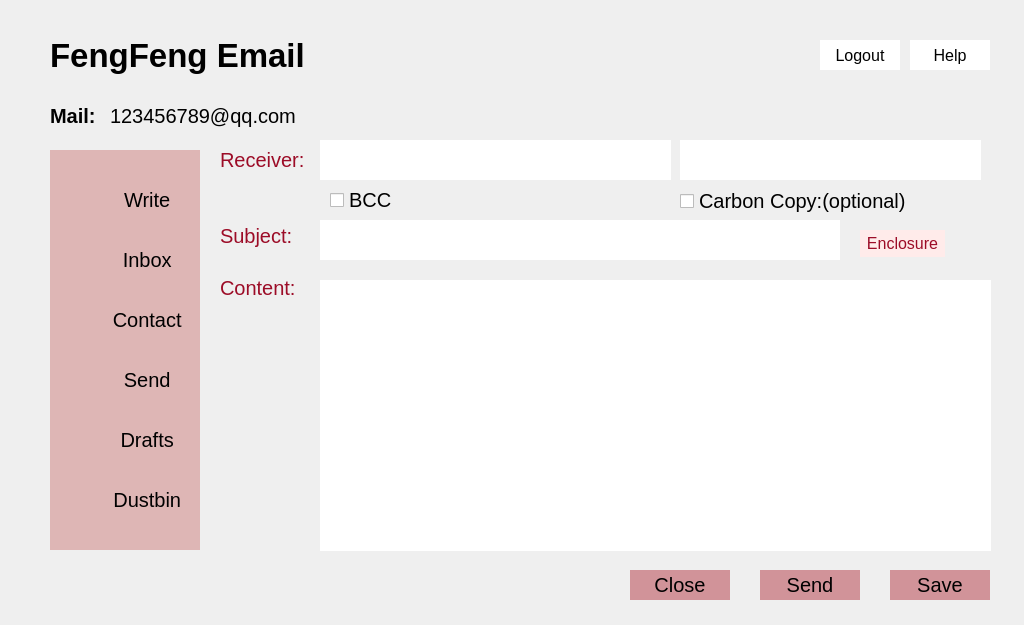
<?xml version="1.0" encoding="UTF-8"?>
<ui version="4.0">
 <class>edit</class>
 <widget class="QWidget" name="edit">
  <property name="geometry">
   <rect>
    <x>0</x>
    <y>0</y>
    <width>1024</width>
    <height>625</height>
   </rect>
  </property>
  <property name="maximumSize">
   <size>
    <width>1024</width>
    <height>625</height>
   </size>
  </property>
  <property name="font">
   <font>
    <pointsize>15</pointsize>
   </font>
  </property>
  <property name="windowTitle">
   <string>Edit</string>
  </property>
  <property name="autoFillBackground">
   <bool>true</bool>
  </property>
  <property name="styleSheet">
   <string notr="true"/>
  </property>
  <widget class="QLineEdit" name="ReceiverLine">
   <property name="geometry">
    <rect>
     <x>320</x>
     <y>140</y>
     <width>351</width>
     <height>40</height>
    </rect>
   </property>
   <property name="autoFillBackground">
    <bool>false</bool>
   </property>
   <property name="styleSheet">
    <string notr="true">border:0px;</string>
   </property>
  </widget>
  <widget class="QPlainTextEdit" name="MailContent">
   <property name="geometry">
    <rect>
     <x>320</x>
     <y>280</y>
     <width>671</width>
     <height>271</height>
    </rect>
   </property>
   <property name="styleSheet">
    <string notr="true">border:0px;</string>
   </property>
  </widget>
  <widget class="QLabel" name="label_2">
   <property name="geometry">
    <rect>
     <x>220</x>
     <y>150</y>
     <width>271</width>
     <height>20</height>
    </rect>
   </property>
   <property name="font">
    <font>
     <pointsize>15</pointsize>
    </font>
   </property>
   <property name="styleSheet">
    <string notr="true">color:rgb(156, 12, 39);</string>
   </property>
   <property name="text">
    <string>Receiver:</string>
   </property>
  </widget>
  <widget class="QLabel" name="label_3">
   <property name="geometry">
    <rect>
     <x>220</x>
     <y>220</y>
     <width>141</width>
     <height>31</height>
    </rect>
   </property>
   <property name="font">
    <font>
     <pointsize>15</pointsize>
    </font>
   </property>
   <property name="styleSheet">
    <string notr="true">color:rgb(156, 12, 39);</string>
   </property>
   <property name="text">
    <string>Subject:</string>
   </property>
  </widget>
  <widget class="QLineEdit" name="SubjectLine">
   <property name="geometry">
    <rect>
     <x>320</x>
     <y>220</y>
     <width>520</width>
     <height>40</height>
    </rect>
   </property>
   <property name="styleSheet">
    <string notr="true">border:0px;</string>
   </property>
  </widget>
  <widget class="QLabel" name="label_4">
   <property name="geometry">
    <rect>
     <x>220</x>
     <y>280</y>
     <width>211</width>
     <height>16</height>
    </rect>
   </property>
   <property name="font">
    <font>
     <pointsize>15</pointsize>
    </font>
   </property>
   <property name="styleSheet">
    <string notr="true">color:rgb(156, 12, 39);</string>
   </property>
   <property name="text">
    <string>Content:</string>
   </property>
  </widget>
  <widget class="QPushButton" name="Send">
   <property name="geometry">
    <rect>
     <x>760</x>
     <y>570</y>
     <width>100</width>
     <height>30</height>
    </rect>
   </property>
   <property name="font">
    <font>
     <pointsize>15</pointsize>
    </font>
   </property>
   <property name="focusPolicy">
    <enum>Qt::NoFocus</enum>
   </property>
   <property name="autoFillBackground">
    <bool>false</bool>
   </property>
   <property name="styleSheet">
    <string notr="true">background-color: rgba(193, 101, 110, 170);
border:0;</string>
   </property>
   <property name="text">
    <string>Send</string>
   </property>
  </widget>
  <widget class="QPushButton" name="Enclosure">
   <property name="geometry">
    <rect>
     <x>860</x>
     <y>230</y>
     <width>85</width>
     <height>27</height>
    </rect>
   </property>
   <property name="maximumSize">
    <size>
     <width>1024</width>
     <height>625</height>
    </size>
   </property>
   <property name="font">
    <font>
     <pointsize>12</pointsize>
     <weight>50</weight>
     <bold>false</bold>
    </font>
   </property>
   <property name="focusPolicy">
    <enum>Qt::NoFocus</enum>
   </property>
   <property name="autoFillBackground">
    <bool>false</bool>
   </property>
   <property name="styleSheet">
    <string notr="true">color:rgb(156, 12, 39);
border:0;
background-color: rgb(255, 235, 234);</string>
   </property>
   <property name="text">
    <string>Enclosure</string>
   </property>
  </widget>
  <widget class="QCheckBox" name="BCC">
   <property name="geometry">
    <rect>
     <x>330</x>
     <y>180</y>
     <width>85</width>
     <height>40</height>
    </rect>
   </property>
   <property name="font">
    <font>
     <pointsize>15</pointsize>
    </font>
   </property>
   <property name="styleSheet">
    <string notr="true"/>
   </property>
   <property name="text">
    <string>BCC</string>
   </property>
  </widget>
  <widget class="QLineEdit" name="CC">
   <property name="geometry">
    <rect>
     <x>680</x>
     <y>140</y>
     <width>301</width>
     <height>40</height>
    </rect>
   </property>
   <property name="styleSheet">
    <string notr="true">border:0px;</string>
   </property>
  </widget>
  <widget class="QPushButton" name="Save">
   <property name="geometry">
    <rect>
     <x>890</x>
     <y>570</y>
     <width>100</width>
     <height>30</height>
    </rect>
   </property>
   <property name="font">
    <font>
     <pointsize>15</pointsize>
    </font>
   </property>
   <property name="focusPolicy">
    <enum>Qt::NoFocus</enum>
   </property>
   <property name="autoFillBackground">
    <bool>false</bool>
   </property>
   <property name="styleSheet">
    <string notr="true">background-color: rgba(193, 101, 110, 170);
border:0;</string>
   </property>
   <property name="text">
    <string>Save</string>
   </property>
  </widget>
  <widget class="QPushButton" name="Write">
   <property name="geometry">
    <rect>
     <x>50</x>
     <y>180</y>
     <width>150</width>
     <height>40</height>
    </rect>
   </property>
   <property name="font">
    <font>
     <pointsize>15</pointsize>
    </font>
   </property>
   <property name="focusPolicy">
    <enum>Qt::NoFocus</enum>
   </property>
   <property name="autoFillBackground">
    <bool>false</bool>
   </property>
   <property name="styleSheet">
    <string notr="true">background-image: url(:/jpg/write.png);
border:0px;</string>
   </property>
   <property name="text">
    <string>        Write</string>
   </property>
  </widget>
  <widget class="QPushButton" name="Inbox">
   <property name="geometry">
    <rect>
     <x>50</x>
     <y>240</y>
     <width>150</width>
     <height>40</height>
    </rect>
   </property>
   <property name="font">
    <font>
     <pointsize>15</pointsize>
    </font>
   </property>
   <property name="focusPolicy">
    <enum>Qt::NoFocus</enum>
   </property>
   <property name="styleSheet">
    <string notr="true">background-image: url(:/jpg/inbox.png);
border:0;</string>
   </property>
   <property name="text">
    <string>        Inbox</string>
   </property>
  </widget>
  <widget class="QPushButton" name="Dustbin">
   <property name="geometry">
    <rect>
     <x>50</x>
     <y>480</y>
     <width>150</width>
     <height>40</height>
    </rect>
   </property>
   <property name="font">
    <font>
     <pointsize>15</pointsize>
    </font>
   </property>
   <property name="focusPolicy">
    <enum>Qt::NoFocus</enum>
   </property>
   <property name="styleSheet">
    <string notr="true">background-image: url(:/jpg/dustbin.png);
border:0;</string>
   </property>
   <property name="text">
    <string>        Dustbin</string>
   </property>
  </widget>
  <widget class="QPushButton" name="Logout">
   <property name="geometry">
    <rect>
     <x>820</x>
     <y>40</y>
     <width>80</width>
     <height>30</height>
    </rect>
   </property>
   <property name="font">
    <font>
     <pointsize>12</pointsize>
    </font>
   </property>
   <property name="focusPolicy">
    <enum>Qt::NoFocus</enum>
   </property>
   <property name="autoFillBackground">
    <bool>false</bool>
   </property>
   <property name="styleSheet">
    <string notr="true">
background-color: rgb(255, 255, 255);
border:0;</string>
   </property>
   <property name="text">
    <string>Logout</string>
   </property>
  </widget>
  <widget class="QPushButton" name="Help">
   <property name="geometry">
    <rect>
     <x>910</x>
     <y>40</y>
     <width>80</width>
     <height>30</height>
    </rect>
   </property>
   <property name="font">
    <font>
     <pointsize>12</pointsize>
    </font>
   </property>
   <property name="focusPolicy">
    <enum>Qt::NoFocus</enum>
   </property>
   <property name="autoFillBackground">
    <bool>false</bool>
   </property>
   <property name="styleSheet">
    <string notr="true">background-color: rgb(255, 255, 255);
border:0;</string>
   </property>
   <property name="text">
    <string>Help</string>
   </property>
  </widget>
  <widget class="QPushButton" name="Send_2">
   <property name="geometry">
    <rect>
     <x>50</x>
     <y>360</y>
     <width>150</width>
     <height>40</height>
    </rect>
   </property>
   <property name="font">
    <font>
     <pointsize>15</pointsize>
    </font>
   </property>
   <property name="focusPolicy">
    <enum>Qt::NoFocus</enum>
   </property>
   <property name="autoFillBackground">
    <bool>false</bool>
   </property>
   <property name="styleSheet">
    <string notr="true">background-image: url(:/jpg/send.png);
border:0;</string>
   </property>
   <property name="text">
    <string>        Send</string>
   </property>
  </widget>
  <widget class="QLabel" name="label_7">
   <property name="geometry">
    <rect>
     <x>50</x>
     <y>100</y>
     <width>121</width>
     <height>31</height>
    </rect>
   </property>
   <property name="font">
    <font>
     <pointsize>15</pointsize>
     <weight>75</weight>
     <bold>true</bold>
    </font>
   </property>
   <property name="text">
    <string>Mail:</string>
   </property>
  </widget>
  <widget class="QLabel" name="label_8">
   <property name="geometry">
    <rect>
     <x>50</x>
     <y>150</y>
     <width>150</width>
     <height>400</height>
    </rect>
   </property>
   <property name="autoFillBackground">
    <bool>false</bool>
   </property>
   <property name="styleSheet">
    <string notr="true">background-color: rgb(222, 182, 181);</string>
   </property>
   <property name="text">
    <string/>
   </property>
  </widget>
  <widget class="QPushButton" name="Drafts">
   <property name="geometry">
    <rect>
     <x>50</x>
     <y>420</y>
     <width>150</width>
     <height>40</height>
    </rect>
   </property>
   <property name="font">
    <font>
     <pointsize>15</pointsize>
    </font>
   </property>
   <property name="focusPolicy">
    <enum>Qt::NoFocus</enum>
   </property>
   <property name="styleSheet">
    <string notr="true">background-image: url(:/jpg/draft.png);
border:0;</string>
   </property>
   <property name="text">
    <string>        Drafts</string>
   </property>
  </widget>
  <widget class="QPushButton" name="Contact">
   <property name="geometry">
    <rect>
     <x>50</x>
     <y>300</y>
     <width>150</width>
     <height>40</height>
    </rect>
   </property>
   <property name="font">
    <font>
     <pointsize>15</pointsize>
    </font>
   </property>
   <property name="focusPolicy">
    <enum>Qt::NoFocus</enum>
   </property>
   <property name="styleSheet">
    <string notr="true">background-image: url(:/jpg/contact.png);
border:0;</string>
   </property>
   <property name="text">
    <string>        Contact</string>
   </property>
  </widget>
  <widget class="QLabel" name="label">
   <property name="geometry">
    <rect>
     <x>50</x>
     <y>30</y>
     <width>521</width>
     <height>51</height>
    </rect>
   </property>
   <property name="font">
    <font>
     <pointsize>25</pointsize>
     <weight>75</weight>
     <bold>true</bold>
    </font>
   </property>
   <property name="text">
    <string>FengFeng Email</string>
   </property>
  </widget>
  <widget class="QCheckBox" name="CC_2">
   <property name="geometry">
    <rect>
     <x>680</x>
     <y>190</y>
     <width>301</width>
     <height>22</height>
    </rect>
   </property>
   <property name="font">
    <font>
     <pointsize>15</pointsize>
    </font>
   </property>
   <property name="styleSheet">
    <string notr="true"/>
   </property>
   <property name="text">
    <string>Carbon Copy:(optional)</string>
   </property>
  </widget>
  <widget class="QPushButton" name="Close">
   <property name="geometry">
    <rect>
     <x>630</x>
     <y>570</y>
     <width>100</width>
     <height>30</height>
    </rect>
   </property>
   <property name="font">
    <font>
     <pointsize>15</pointsize>
    </font>
   </property>
   <property name="focusPolicy">
    <enum>Qt::NoFocus</enum>
   </property>
   <property name="autoFillBackground">
    <bool>false</bool>
   </property>
   <property name="styleSheet">
    <string notr="true">background-color: rgba(193, 101, 110, 170);
border:0;</string>
   </property>
   <property name="text">
    <string>Close</string>
   </property>
  </widget>
  <widget class="QLabel" name="label_5">
   <property name="geometry">
    <rect>
     <x>110</x>
     <y>90</y>
     <width>211</width>
     <height>51</height>
    </rect>
   </property>
   <property name="font">
    <font>
     <pointsize>15</pointsize>
    </font>
   </property>
   <property name="text">
    <string>123456789@qq.com</string>
   </property>
  </widget>
  <zorder>label_8</zorder>
  <zorder>ReceiverLine</zorder>
  <zorder>MailContent</zorder>
  <zorder>label_2</zorder>
  <zorder>label_3</zorder>
  <zorder>SubjectLine</zorder>
  <zorder>label_4</zorder>
  <zorder>Send</zorder>
  <zorder>Enclosure</zorder>
  <zorder>BCC</zorder>
  <zorder>CC</zorder>
  <zorder>Save</zorder>
  <zorder>Write</zorder>
  <zorder>Inbox</zorder>
  <zorder>Dustbin</zorder>
  <zorder>Logout</zorder>
  <zorder>Help</zorder>
  <zorder>Send_2</zorder>
  <zorder>label_7</zorder>
  <zorder>Drafts</zorder>
  <zorder>Contact</zorder>
  <zorder>label</zorder>
  <zorder>CC_2</zorder>
  <zorder>Close</zorder>
  <zorder>label_5</zorder>
 </widget>
 <resources/>
 <connections/>
</ui>
